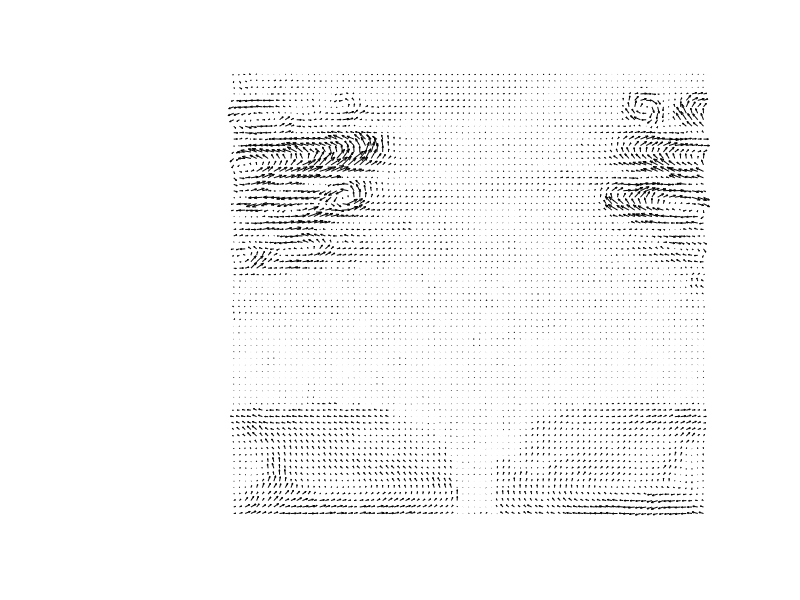

Source code (MATLAB): (Note: this script raises an error after producing the figure.)
close all
clear all
addpath(genpath(' '))

load('Fig. 2c_data.mat');

RESO= 600;
scale = 0;
R = 0.04;

% xmin = min(x(:));
% xmax = max(x(:));
% ymin = min(y(:));
% ymax = max(y(:));
% 
% x1d = linspace(xmin,xmax);
% y1d = linspace(ymin,ymax-1e-4);
% 
% [X, Y] = meshgrid(x1d,y1d);
% U = griddata(x,y,u,X,Y);
% V = griddata(x,y,v,X,Y);

V0 = 15e-2;

X = x * 1e-3;
Y = y * 1e-3;
U = u * 1e-3/V0;
V = v * -1e-3/V0;


%xlimit = [-0.005 0.08];
%ylimit = [0 0.08];


figure;
quiver(X,Y,U,V,scale,'color','black')
set(gca,'visible','off')
%xlim(xlimit)
%ylim(ylimit)
%axis equal

eval('export_fig [ADDRESS] -png -eps -pdf -transparent -r600')
